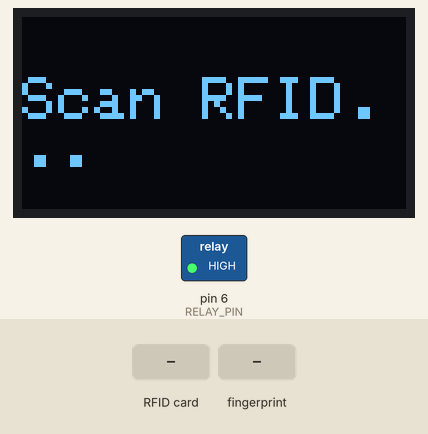
This sketch was run on a simulated Arduino Mega 2560, built with avr-gcc and run on an emulated ATmega2560. Parts: 128×64 one-colour display, switched loads named in the sketch (green lamp = pin HIGH). The inputs (shaded band) are chosen by the test bench. Pins used as bus, display or sensor lines are not drawn; what the sketch prints to the serial monitor is not drawn.

Above: at 1.3 s.
1.4 s: RFID card 5E 8E 8E 02 held to the reader
At 1.45 s:
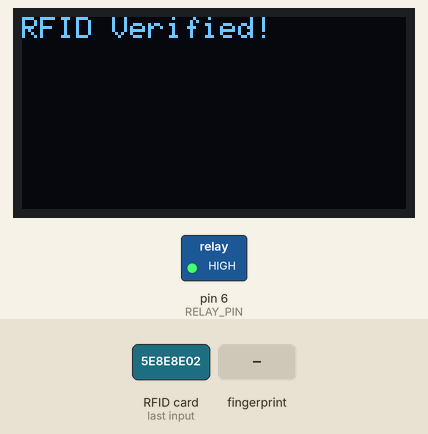
At 2.6 s:
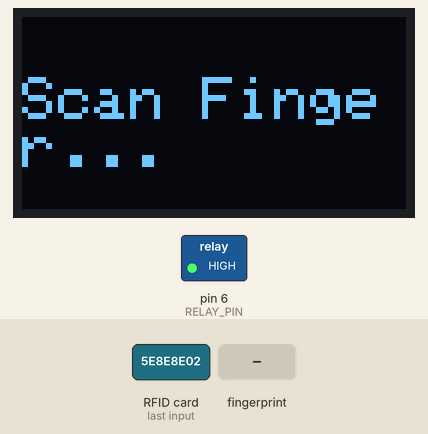
2.9 s: finger stored as number 1 placed on the sensor
At 3.9 s:
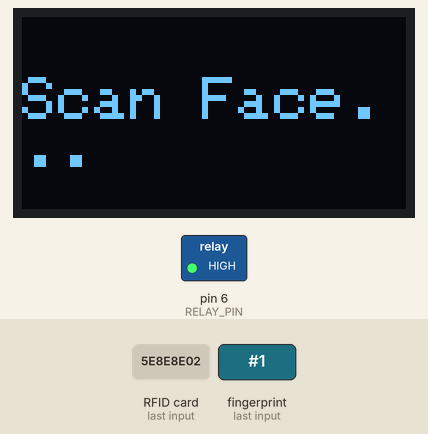
Timing chart, 0 to 24.8 s (numbered marks = the images above; inputs shaded):
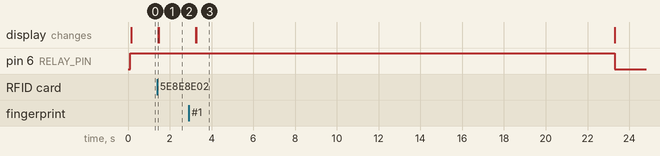

Measured:
- after the input at 1.4 s, the display: changes after 0.05 s (image 1)
- after the input at 2.9 s, pin 6 (RELAY_PIN): HIGH → LOW after 20.4 s; the display: first changes after 0.34 s (image 3 shows a later state)

The sketch:

smart_door_lock_arduino_mega_2560.ino
```cpp
#include <Adafruit_Fingerprint.h>
#include <Wire.h>
#include <SPI.h>
#include <MFRC522.h>
#include <Adafruit_GFX.h>
#include <Adafruit_SSD1306.h>

// =============================
// Pin Definitions
// =============================
#define RST_PIN 5
#define SS_PIN 53
#define OLED_RESET -1
#define RELAY_PIN 6   // Relay control pin

Adafruit_SSD1306 display(128, 64, &Wire, OLED_RESET);
MFRC522 mfrc522(SS_PIN, RST_PIN);
Adafruit_Fingerprint finger(&Serial1);

byte authorizedUID1[4] = {0x5E, 0x8E, 0x8E, 0x02};  // White Card
byte authorizedUID2[4] = {0x63, 0xA3, 0xB2, 0x2C};  // Blue Tag

void setup() {
  Serial.begin(9600);
  Serial1.begin(57600);
  SPI.begin();
  mfrc522.PCD_Init();

  if (!display.begin(SSD1306_SWITCHCAPVCC, 0x3C)) {
    Serial.println("OLED display failed.");
    while (1);
  }

  display.clearDisplay();
  display.display();

  pinMode(RELAY_PIN, OUTPUT);
  digitalWrite(RELAY_PIN, HIGH);  // 🔁 Relay OFF initially (active LOW logic)

  if (finger.verifyPassword()) {
    Serial.println("Fingerprint sensor ready!");
  } else {
    Serial.println("Fingerprint sensor not found.");
    while (1);
  }

  displayStatus("System Ready");
}

void loop() {
  if (checkRFID()) {
    if (waitForFingerprint(15000)) {
      displayLargeMessage("Scan Face...");
      Serial.println("Waiting for Face Scan...");
      delay(20000);  // Simulated face scan

      unlockDoor();  // 🔓 Unlock after all 3 steps
    } else {
      displayStatus("Fingerprint Failed! Retry.");
      delay(2000);
    }
  } else {
    displayStatus("Unauthorized RFID! Try Again.");
    delay(2000);
  }
}

bool checkRFID() {
  displayLargeMessage("Scan RFID...");
  Serial.println("Waiting for RFID Tag...");

  while (!mfrc522.PICC_IsNewCardPresent() || !mfrc522.PICC_ReadCardSerial()) {
    // Wait for card
  }

  if (checkUID(mfrc522.uid.uidByte, authorizedUID1) || checkUID(mfrc522.uid.uidByte, authorizedUID2)) {
    Serial.println("RFID Verified!");
    displayStatus("RFID Verified!");
    mfrc522.PICC_HaltA();
    return true;
  }

  Serial.println("Unauthorized RFID Tag!");
  displayStatus("Access Denied (RFID)!");
  delay(2000);
  mfrc522.PICC_HaltA();
  return false;
}

bool checkUID(byte *readUID, byte *authorizedUID) {
  for (byte i = 0; i < 4; i++) {
    if (readUID[i] != authorizedUID[i]) {
      return false;
    }
  }
  return true;
}

bool waitForFingerprint(unsigned long timeout) {
  displayLargeMessage("Scan Finger...");
  Serial.println("Waiting for Fingerprint...");

  unsigned long startTime = millis();
  while (millis() - startTime < timeout) {
    int id = getFingerprintID();
    if (id > 0) {
      Serial.println("Fingerprint Verified!");
      displayStatus("Fingerprint Verified!");
      return true;
    }
  }

  Serial.println("Fingerprint Timeout! Restarting...");
  displayStatus("Fingerprint Timeout!");
  delay(2000);
  return false;
}

int getFingerprintID() {
  uint8_t p = finger.getImage();
  if (p != FINGERPRINT_OK) return -1;

  p = finger.image2Tz();
  if (p != FINGERPRINT_OK) return -1;

  p = finger.fingerSearch();
  if (p == FINGERPRINT_OK) {
    return finger.fingerID;
  }
  return -1;
}

void unlockDoor() {
  Serial.println("Access Granted! Unlocking...");
  displayStatus("Access Granted! Unlocking...");

  digitalWrite(RELAY_PIN, LOW);   // 🔓 Relay ON → Unlock door
  delay(20000);                   // Wait 20 sec
  digitalWrite(RELAY_PIN, HIGH);  // 🔒 Relay OFF → Lock again

  displayStatus("Door Locked!");
  delay(2000);
}

void displayStatus(String message) {
  display.clearDisplay();
  display.setTextSize(1);
  display.setTextColor(WHITE);
  display.setCursor(0, 0);
  display.print(message);
  display.display();
  Serial.println(message);
}

void displayLargeMessage(String message) {
  display.clearDisplay();
  display.setTextSize(2);
  display.setTextColor(WHITE);
  display.setCursor(0, 20);
  display.print(message);
  display.display();
  Serial.println(message);
}
```
